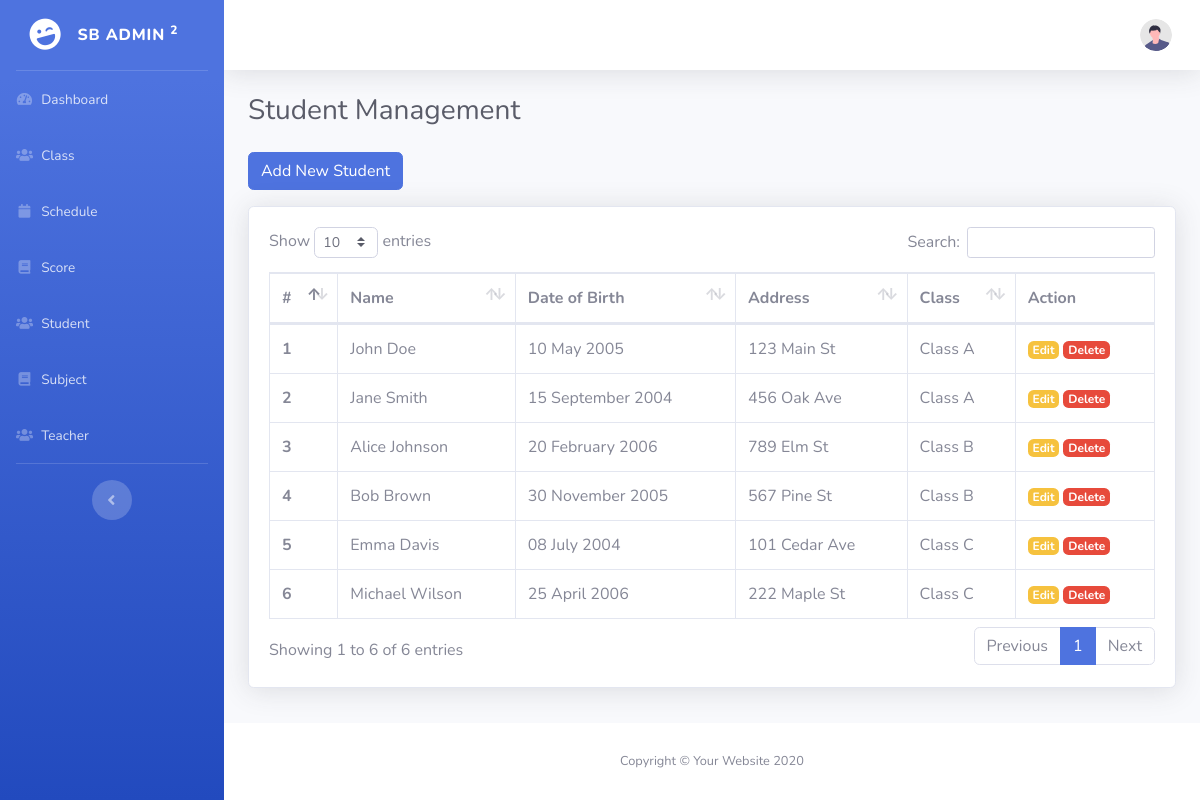
Page /index.php/students on the committed database.
### tables this page shows
CREATE TABLE `students` (
  `id` int(11) NOT NULL,
  `name` varchar(256) NOT NULL,
  `date_of_birth` date NOT NULL,
  `address` text NOT NULL,
  `class_id` int(11) NOT NULL
);

CREATE TABLE `classes` (
  `id` int(11) NOT NULL,
  `name` varchar(256) NOT NULL,
  `homeroom_teacher_id` int(11) NOT NULL
);

### application/controllers/Students.php (called while the page is built, shortened)
<?php
class Students extends CI_Controller
{
    public function index()
    {
        $data['title'] = 'Student Management';
        $query = "SELECT `students`.*, `classes`.`name` AS `class` FROM `students` JOIN `classes` ON `students`.`class_id` = `classes`.`id`";
        $data['student'] = $this->db->query($query)->result_array();
        $data['user'] = $this->db->get_where('users', ['email' => $this->session->userdata('email')])->row_array();
        $this->load->view('students/index', $data);
    }
}

### index.php (called while the page is built, shortened)
<?php
require_once BASEPATH.'core/CodeIgniter.php';

### application/views/students/index.php (the view, shortened to what this page needs)
<!DOCTYPE html>
<html lang="en">
<head>
    <link href="<?= base_url('assets/vendor/datatables/dataTables.bootstrap4.min.css') ?>" rel="stylesheet">
</head>
<body id="page-top">
    <div id="wrapper">
        <div id="content-wrapper" class="d-flex flex-column">
            <div id="content">
                <div class="container-fluid">
                    <h1 class="h3 mb-4 text-gray-800"><?= $title ?></h1>
                    <a class="btn btn-primary mb-3" href="<?= base_url('students/add') ?>">
                        Add New Student
                    </a>
                    <div class="card mb-4 shadow">
                        <div class="card-body">
                            <div class="table-responsive">
                                <table cellspacing="0" class="table table-bordered" id="dataTable" width="100%">
                                    <thead>
                                        <tr>
                                            <th>#</th>
                                            <th>Name</th>
                                            <th>Date of Birth</th>
                                            <th>Address</th>
                                            <th>Class</th>
                                            <th>Action</th>
                                        </tr>
                                    </thead>
                                    <tbody>
                                        <?php $i = 1; ?>
                                        <?php foreach ($student as $row) : ?>
                                            <tr>
                                                <th><?= $i ?></th>
                                                <td><?= $row['name'] ?></td>
                                                <td><?= date('d F Y', strtotime($row['date_of_birth'])) ?></td>
                                                <td><?= $row['address'] ?></td>
                                                <td><?= $row['class'] ?></td>
                                                <td>
                                                    <a class="badge badge-warning" href="<?= base_url('students/edit/' . $row['id']) ?>">Edit</a>
                                                    <a class="badge badge-danger" href="<?= base_url('students/delete/' . $row['id']) ?>">Delete</a>
                                                </td>
                                            </tr>
                                            <?php $i++ ?>
                                        <?php endforeach; ?>
                                    </tbody>
                                </table>
                            </div>
                        </div>
                    </div>
                </div>
            </div>
        </div>
    </div>
</body>
</html>

### rows in the picture
students: name "John Doe", date_of_birth "10 May 2005", address "123 Main St", class.name "Class A"
students: name "Jane Smith", date_of_birth "15 September 2004", address "456 Oak Ave", class.name "Class A"
students: name "Alice Johnson", date_of_birth "20 February 2006", address "789 Elm St", class.name "Class B"
students: name "Bob Brown", date_of_birth "30 November 2005", address "567 Pine St", class.name "Class B"
students: name "Emma Davis", date_of_birth "08 July 2004", address "101 Cedar Ave", class.name "Class C"
students: name "Michael Wilson", date_of_birth "25 April 2006", address "222 Maple St", class.name "Class C"

### other values in the picture
$title "Student Management"
